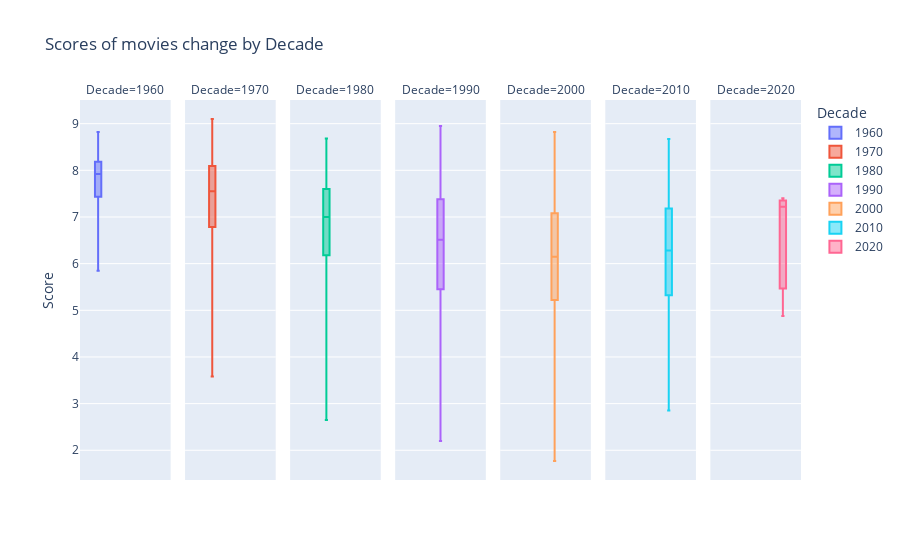

Here is the notebook cell this chart was saved with:
### Code cell
%store -r bayes_adj
fig = px.box(bayes_df.sort_values(by='Decade',ascending=True), 
             y="Score", 
             title= 'Scores of movies change by Decade',
             facet_col = 'Decade', 
             points = False,
             color = 'Decade')
fig.show()

### Figure 1 — Plotly figure (JSON) as saved in the notebook; plotly's stock layout.template omitted (floating-point values rounded to 4 significant figures; data arrays with more than 128 entries replaced by an {"elided": "..."} marker saying what was removed)
{"data": [{"alignmentgroup": "True", "boxpoints": false, "hovertemplate": "Decade=1960<br>Score=%{y}<extra></extra>", "legendgroup": "1960", "marker": {"color": "#636efa"}, "name": "1960", "notched": false, "offsetgroup": "1960", "orientation": "v", "showlegend": true, "type": "box", "x0": " ", "xaxis": "x", "y": [7.12, 8.07, 8.02, 8.43, 8.4, 6.62, 8.3, 7.12, 6.98, 5.85, 7.95, 6.18, 7.12, 8.2, 7.48, 7.65, 7.55, 7.8, 7.05, 7.5, 7.88, 8.1, 7.25, 6, 8.43, 7.45, 8.35, 6.72, 8.3, 7.9, 7.68, 8.05, 8.02, 7.92, 7.55, 7.9, 8.22, 7.95, 7.38, 8.18, 8.25, 6.95, 8.07, 8.82, 6.92, 8.32, 7.57, 7.52, 8.05, 7.93, 6.85, 7.92, 8.28, 8.12, 8.05, 8.25, 8.65, 8.1, 7.8, 8.52, 8], "y0": " ", "yaxis": "y"}, {"alignmentgroup": "True", "boxpoints": false, "hovertemplate": "Decade=1970<br>Score=%{y}<extra></extra>", "legendgroup": "1970", "marker": {"color": "#EF553B"}, "name": "1970", "notched": false, "offsetgroup": "1970", "orientation": "v", "showlegend": true, "type": "box", "x0": " ", "xaxis": "x2", "y": [8.27, 8.15, 7.95, 7.83, 7.12, 8.25, 6.78, 7.55, 7.1, 6.9, 7.28, 7.9, 6.12, 7.12, 5.8, 7.55, 8.22, 8.28, 8.07, 6.55, 7.02, 8.4, 8.25, 7.92, 6.45, 7, 7.2, 7.02, 7.45, 6.8, 7.9, 7.38, 8.3, 6.78, 7.58, 7.8, 8.35, 8.38, 7.65, 7.98, 5.82, 7.05, 7.15, 8.3, 7.15, 8.15, 5.05, 3.58, 5.65, 7.32, 8.6, 6.15, 5.4, 7.78, 6.92, 7.38, 7.95, 7.32, 8.48, 5.22, 7.78, 8.18, 6.1, 6.6, 6.95, 5.85, 8.57, 6.12, 6.68, 8.7, 7.8, 8.38, 7.8, 7.98, 6, 8.25, 8.35, 9.1, 7.92, 8.48, 6.7, 4.62, 7.3, 8.1, 6.82, 7.2, 7.72, 8.07, 7.27, 7.88, 8.72, 5.95, 5.42, 6.78, 8.3, 7.78, 6.1, 7.9, 7.57], "y0": " ", "yaxis": "y2"}, {"alignmentgroup": "True", "boxpoints": false, "hovertemplate": "Decade=1980<br>Score=%{y}<extra></extra>", "legendgroup": "1980", "marker": {"color": "#00cc96"}, "name": "1980", "notched": false, "offsetgroup": "1980", "orientation": "v", "showlegend": true, "type": "box", "x0": " ", "xaxis": "x3", "y": {"elided": "291 float values"}, "y0": " ", "yaxis": "y3"}, {"alignmentgroup": "True", "boxpoints": false, "hovertemplate": "Decade=1990<br>Score=%{y}<extra></extra>", "legendgroup": "1990", "marker": {"color": "#ab63fa"}, "name": "1990", "notched": false, "offsetgroup": "1990", "orientation": "v", "showlegend": true, "type": "box", "x0": " ", "xaxis": "x4", "y": {"elided": "558 float values"}, "y0": " ", "yaxis": "y4"}, {"alignmentgroup": "True", "boxpoints": false, "hovertemplate": "Decade=2000<br>Score=%{y}<extra></extra>", "legendgroup": "2000", "marker": {"color": "#FFA15A"}, "name": "2000", "notched": false, "offsetgroup": "2000", "orientation": "v", "showlegend": true, "type": "box", "x0": " ", "xaxis": "x5", "y": {"elided": "1191 float values"}, "y0": " ", "yaxis": "y5"}, {"alignmentgroup": "True", "boxpoints": false, "hovertemplate": "Decade=2010<br>Score=%{y}<extra></extra>", "legendgroup": "2010", "marker": {"color": "#19d3f3"}, "name": "2010", "notched": false, "offsetgroup": "2010", "orientation": "v", "showlegend": true, "type": "box", "x0": " ", "xaxis": "x6", "y": {"elided": "1193 float values"}, "y0": " ", "yaxis": "y6"}, {"alignmentgroup": "True", "boxpoints": false, "hovertemplate": "Decade=2020<br>Score=%{y}<extra></extra>", "legendgroup": "2020", "marker": {"color": "#FF6692"}, "name": "2020", "notched": false, "offsetgroup": "2020", "orientation": "v", "showlegend": true, "type": "box", "x0": " ", "xaxis": "x7", "y": [7.22, 4.88, 7.4], "y0": " ", "yaxis": "y7"}], "layout": {"annotations": [{"font": {}, "showarrow": false, "text": "Decade=1960", "x": 0.06286, "xanchor": "center", "xref": "paper", "y": 1, "yanchor": "bottom", "yref": "paper"}, {"font": {}, "showarrow": false, "text": "Decade=1970", "x": 0.2086, "xanchor": "center", "xref": "paper", "y": 1, "yanchor": "bottom", "yref": "paper"}, {"font": {}, "showarrow": false, "text": "Decade=1980", "x": 0.3543, "xanchor": "center", "xref": "paper", "y": 1, "yanchor": "bottom", "yref": "paper"}, {"font": {}, "showarrow": false, "text": "Decade=1990", "x": 0.5, "xanchor": "center", "xref": "paper", "y": 1, "yanchor": "bottom", "yref": "paper"}, {"font": {}, "showarrow": false, "text": "Decade=2000", "x": 0.6457, "xanchor": "center", "xref": "paper", "y": 1, "yanchor": "bottom", "yref": "paper"}, {"font": {}, "showarrow": false, "text": "Decade=2010", "x": 0.7914, "xanchor": "center", "xref": "paper", "y": 1, "yanchor": "bottom", "yref": "paper"}, {"font": {}, "showarrow": false, "text": "Decade=2020", "x": 0.9371, "xanchor": "center", "xref": "paper", "y": 1, "yanchor": "bottom", "yref": "paper"}], "autosize": true, "boxmode": "group", "legend": {"title": {"text": "Decade"}, "tracegroupgap": 0}, "title": {"text": "Scores of movies change by Decade"}, "xaxis": {"anchor": "y", "autorange": true, "domain": [0, 0.1257], "range": [-0.5, 0.5], "type": "category"}, "xaxis2": {"anchor": "y2", "autorange": true, "domain": [0.1457, 0.2714], "matches": "x", "range": [-0.5, 0.5], "type": "category"}, "xaxis3": {"anchor": "y3", "autorange": true, "domain": [0.2914, 0.4171], "matches": "x", "range": [-0.5, 0.5], "type": "category"}, "xaxis4": {"anchor": "y4", "autorange": true, "domain": [0.4371, 0.5629], "matches": "x", "range": [-0.5, 0.5], "type": "category"}, "xaxis5": {"anchor": "y5", "autorange": true, "domain": [0.5829, 0.7086], "matches": "x", "range": [-0.5, 0.5], "type": "category"}, "xaxis6": {"anchor": "y6", "autorange": true, "domain": [0.7286, 0.8543], "matches": "x", "range": [-0.5, 0.5], "type": "category"}, "xaxis7": {"anchor": "y7", "autorange": true, "domain": [0.8743, 1.0], "matches": "x", "range": [-0.5, 0.5], "type": "category"}, "yaxis": {"anchor": "x", "autorange": true, "domain": [0, 1], "range": [1.363, 9.507], "title": {"text": "Score"}, "type": "linear"}, "yaxis2": {"anchor": "x2", "autorange": true, "domain": [0, 1], "matches": "y", "range": [1.363, 9.507], "showticklabels": false, "type": "linear"}, "yaxis3": {"anchor": "x3", "autorange": true, "domain": [0, 1], "matches": "y", "range": [1.363, 9.507], "showticklabels": false, "type": "linear"}, "yaxis4": {"anchor": "x4", "autorange": true, "domain": [0, 1], "matches": "y", "range": [1.363, 9.507], "showticklabels": false, "type": "linear"}, "yaxis5": {"anchor": "x5", "autorange": true, "domain": [0, 1], "matches": "y", "range": [1.363, 9.507], "showticklabels": false, "type": "linear"}, "yaxis6": {"anchor": "x6", "autorange": true, "domain": [0, 1], "matches": "y", "range": [1.363, 9.507], "showticklabels": false, "type": "linear"}, "yaxis7": {"anchor": "x7", "autorange": true, "domain": [0, 1], "matches": "y", "range": [1.363, 9.507], "showticklabels": false, "type": "linear"}}}
